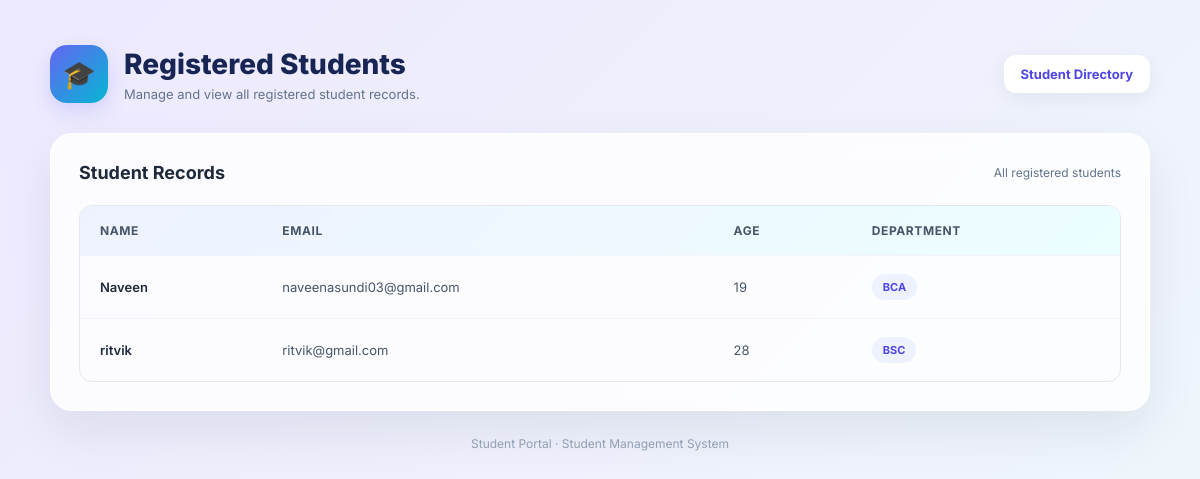
The page /list/ on the database as committed earlier.
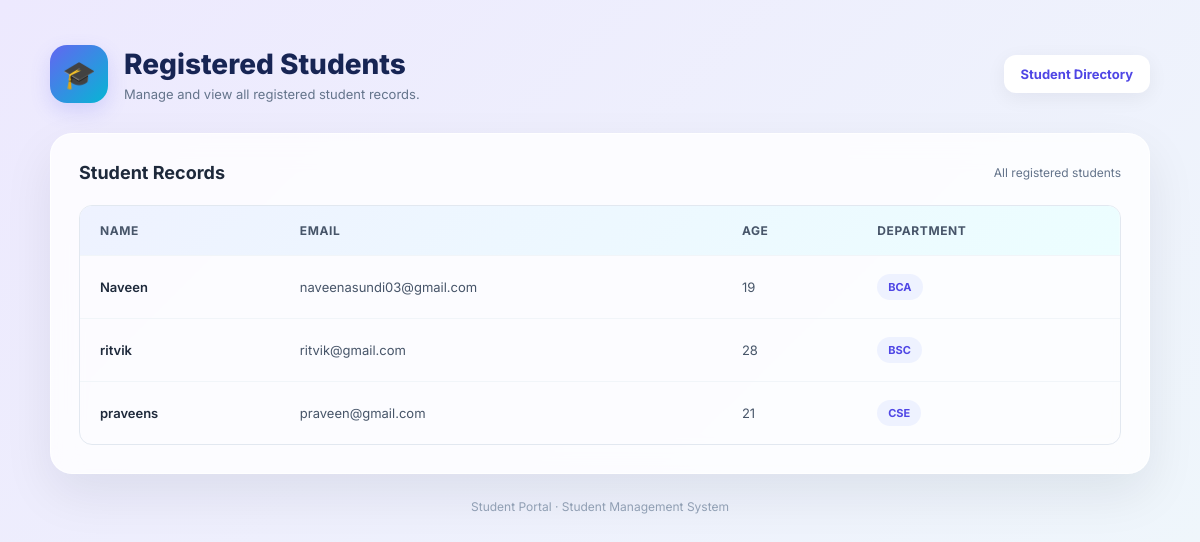
The same page on the database as committed later.
### students/models.py (models this page shows, shortened)
class Student(models.Model):
    name=models.CharField(max_length=100)
    email=models.EmailField()
    age=models.IntegerField()
    department=models.CharField(max_length=100)

### students/views.py (the view)
# urls.py: path('list/', views.student_list, name='student_list'),
def student_list(request):
    students = Student.objects.all()
    return render(
        request,
        'students/student_list.html',
        {'students': students}
    )

### students/templates/students/student_list.html (shortened to what this page needs)
<!DOCTYPE html>
<html lang="en">
<head>
</head>
<body>
    <div class="container">
        <header class="header">
            <div class="heading">
                <div class="heading-icon">🎓</div>
                <div>
                    <h1>Registered Students</h1>
                    <p class="subtitle">
                        Manage and view all registered student records.
                    </p>
                </div>
            </div>
            <div class="student-count">
                Student Directory
            </div>
        </header>
        <section class="table-card">
            <div class="table-heading">
                <h2>Student Records</h2>
                <span>All registered students</span>
            </div>
            <div class="table-wrapper">
                <table>
                    <thead>
                        <tr>
                            <th>Name</th>
                            <th>Email</th>
                            <th>Age</th>
                            <th>Department</th>
                        </tr>
                    </thead>
                    <tbody>
                        {% for student in students %}
                        <tr>
                            <td>{{ student.name }}</td>
                            <td>{{ student.email }}</td>
                            <td>{{ student.age }}</td>
                            <td>
                                <span class="department-badge">
                                    {{ student.department }}
                                </span>
                            </td>
                        </tr>
                        {% endfor %}
                    </tbody>
                </table>
            </div>
        </section>
        <footer class="footer">
            Student Portal · Student Management System
        </footer>
    </div>
</body>
</html>

### students/templates/students/student_list.html (style rules this page uses)
* { margin: 0; padding: 0; box-sizing: border-box; font-family: 'Inter', sans-serif; }
body { min-height: 100vh; padding: 45px 20px; background: linear-gradient(-45deg, #eef2ff, #e0f2fe, #f0fdfa, #ede9fe); background-size: 400% 400%; animation: gradientMove 14s ease infinite; color: #1e293b; }
.container { max-width: 1100px; margin: auto; animation: appear 0.7s ease; }
.header { display: flex; justify-content: space-between; align-items: center; gap: 20px; margin-bottom: 30px; flex-wrap: wrap; }
.heading { display: flex; align-items: center; gap: 16px; }
.heading-icon { width: 58px; height: 58px; display: flex; justify-content: center; align-items: center; border-radius: 17px; background: linear-gradient(135deg, #6366f1, #06b6d4); color: white; font-size: 27px; box-shadow: 0 8px 20px rgba(99,102,241,0.2); }
h1 { font-size: 28px; font-weight: 800; color: #172554; }
.subtitle { color: #64748b; font-size: 13px; margin-top: 5px; }
.student-count { padding: 11px 17px; border-radius: 12px; background: white; color: #4f46e5; font-size: 13px; font-weight: 700; box-shadow: 0 5px 20px rgba(15,23,42,0.06); }
.table-card { padding: 28px; border: 1px solid rgba(255,255,255,0.8); border-radius: 22px; background: rgba(255,255,255,0.8); backdrop-filter: blur(15px); -webkit-backdrop-filter: blur(15px); box-shadow: 0 20px 50px rgba(15,23,42,0.08); }
.table-heading { display: flex; justify-content: space-between; align-items: center; gap: 15px; margin-bottom: 22px; flex-wrap: wrap; }
.table-heading h2 { font-size: 18px; font-weight: 700; color: #1e293b; }
.table-heading span { color: #64748b; font-size: 12px; }
.table-wrapper { width: 100%; overflow-x: auto; border-radius: 13px; border: 1px solid #e2e8f0; }
table { width: 100%; min-width: 650px; border-collapse: collapse; text-align: left; }
thead { background: linear-gradient(135deg, #eef2ff, #ecfeff); }
th { padding: 17px 20px; color: #475569; font-size: 12px; font-weight: 700; text-transform: uppercase; letter-spacing: 0.6px; }
td { padding: 18px 20px; border-top: 1px solid #f1f5f9; color: #475569; font-size: 13px; }
tbody tr { transition: 0.25s ease; }
td:first-child { color: #1e293b; font-weight: 600; }
.department-badge { display: inline-block; padding: 6px 11px; border-radius: 20px; background: #eef2ff; color: #4f46e5; font-size: 11px; font-weight: 700; }
.footer { text-align: center; margin-top: 25px; color: #94a3b8; font-size: 12px; }

Rows that differ between the two databases and show on the page:
added Student: name "praveens", email "praveen@gmail.com", age "21", department "CSE"
